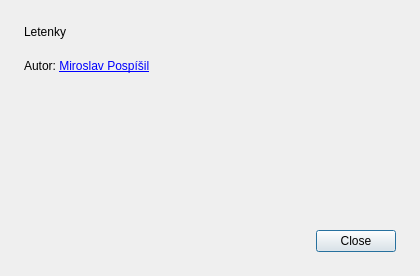
<?xml version="1.0" encoding="UTF-8"?>
<ui version="4.0">
 <class>AboutDialog</class>
 <widget class="QDialog" name="AboutDialog">
  <property name="windowTitle"><string>O aplikaci</string></property>
  <property name="minimumSize"><size><width>420</width><height>180</height></size></property>
  <layout class="QVBoxLayout" name="layout">
   <property name="spacing"><number>18</number></property>
   <property name="leftMargin"><number>24</number></property>
   <property name="topMargin"><number>24</number></property>
   <property name="rightMargin"><number>24</number></property>
   <property name="bottomMargin"><number>24</number></property>
   <item><widget class="QLabel" name="heading"><property name="text"><string>Letenky</string></property></widget></item>
   <item><widget class="QLabel" name="authorLabel">
    <property name="text"><string>Autor: &lt;a href="https://mp00077.github.io"&gt;Miroslav Pospíšil&lt;/a&gt;</string></property>
    <property name="textFormat"><enum>Qt::RichText</enum></property>
    <property name="openExternalLinks"><bool>true</bool></property>
    <property name="textInteractionFlags"><set>Qt::LinksAccessibleByMouse|Qt::LinksAccessibleByKeyboard</set></property>
    <property name="wordWrap"><bool>true</bool></property>
   </widget></item>
   <item><widget class="QLabel" name="buildDateLabel"/></item>
   <item><widget class="QLabel" name="pythonLabel"/></item>
   <item><widget class="QLabel" name="gitTagLabel"><property name="textFormat"><enum>Qt::PlainText</enum></property><property name="wordWrap"><bool>true</bool></property></widget></item>
   <item><widget class="QLabel" name="gitCommitLabel"><property name="textFormat"><enum>Qt::PlainText</enum></property><property name="textInteractionFlags"><set>Qt::TextSelectableByMouse|Qt::TextSelectableByKeyboard</set></property><property name="wordWrap"><bool>true</bool></property></widget></item>
   <item><widget class="QDialogButtonBox" name="buttonBox"><property name="standardButtons"><set>QDialogButtonBox::Close</set></property></widget></item>
  </layout>
 </widget>
 <resources/>
 <connections/>
</ui>
